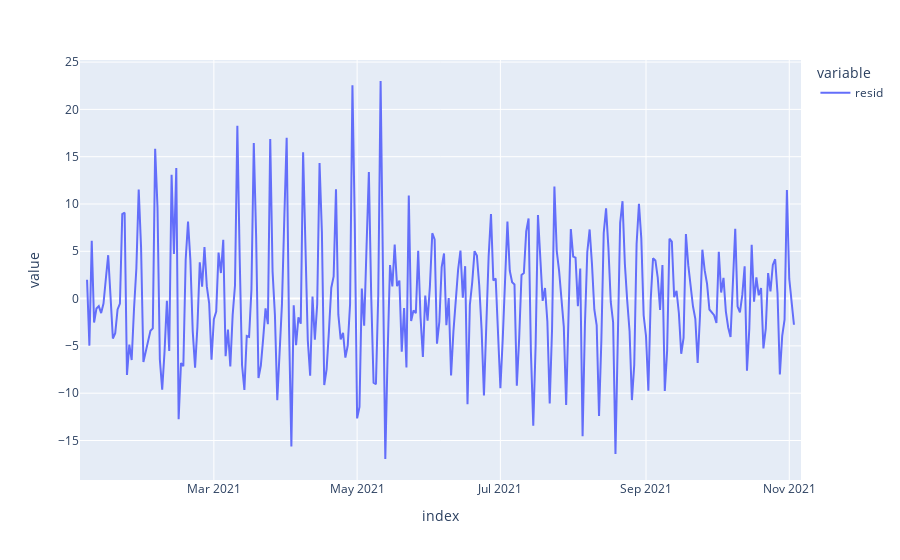

Notebook code for this chart:
### Code cell
decomp.resid.plot()

### Figure 1 — Plotly figure (JSON) as saved in the notebook; plotly's stock layout.template omitted (floating-point values rounded to 4 significant figures; data arrays with more than 128 entries replaced by an {"elided": "..."} marker saying what was removed)
{"data": [{"hovertemplate": "variable=resid<br>index=%{x}<br>value=%{y}<extra></extra>", "legendgroup": "resid", "line": {"color": "#636efa", "dash": "solid"}, "marker": {"symbol": "circle"}, "mode": "lines", "name": "resid", "orientation": "v", "showlegend": true, "type": "scatter", "x": {"elided": "308 str values"}, "xaxis": "x", "y": {"elided": "308 float values"}, "yaxis": "y"}], "layout": {"legend": {"title": {"text": "variable"}, "tracegroupgap": 0}, "margin": {"t": 60}, "xaxis": {"anchor": "y", "domain": [0, 1], "title": {"text": "index"}}, "yaxis": {"anchor": "x", "domain": [0, 1], "title": {"text": "value"}}}}
